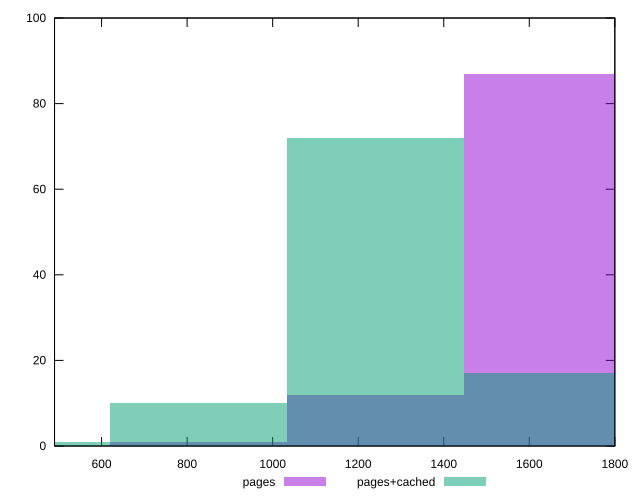

The script that saved this image:
reset

$pages <<EOF
826.4176179884643 1
1652.8352359769285 87
1239.6264269826963 12
EOF

$pagesCached <<EOF
1652.8352359769285 17
1239.6264269826963 72
826.4176179884643 10
413.20880899423213 1
EOF

set key outside below
set boxwidth 413.20880899423213
set xrange [490:1800]
set yrange [0:100]
set trange [0:100]
set style fill transparent solid 0.5 noborder
set terminal svg size 640, 500 enhanced background rgb 'white'
set output "reprap/uses-webp-images/comparison/histogram/0_vs_1.svg"

plot $pages title "pages" with boxes, \
     $pagesCached title "pages+cached" with boxes

reset
